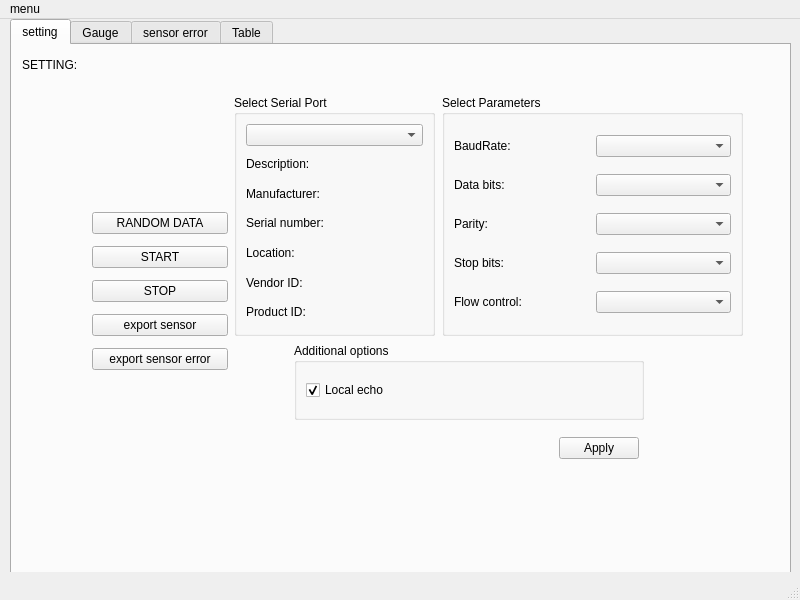
<?xml version="1.0" encoding="UTF-8"?>
<ui version="4.0">
 <class>MainWindow</class>
 <widget class="QMainWindow" name="MainWindow">
  <property name="geometry">
   <rect>
    <x>0</x>
    <y>0</y>
    <width>800</width>
    <height>600</height>
   </rect>
  </property>
  <property name="windowTitle">
   <string>MainWindow</string>
  </property>
  <widget class="QWidget" name="centralwidget">
   <widget class="QTabWidget" name="tabWidget">
    <property name="geometry">
     <rect>
      <x>10</x>
      <y>0</y>
      <width>781</width>
      <height>561</height>
     </rect>
    </property>
    <property name="currentIndex">
     <number>0</number>
    </property>
    <widget class="QWidget" name="tab">
     <attribute name="title">
      <string>setting</string>
     </attribute>
     <widget class="QLabel" name="label_2">
      <property name="geometry">
       <rect>
        <x>10</x>
        <y>10</y>
        <width>271</width>
        <height>20</height>
       </rect>
      </property>
      <property name="text">
       <string>SETTING:</string>
      </property>
     </widget>
     <widget class="QWidget" name="layoutWidget">
      <property name="geometry">
       <rect>
        <x>80</x>
        <y>161</y>
        <width>136</width>
        <height>175</height>
       </rect>
      </property>
      <layout class="QVBoxLayout" name="verticalLayout_2">
       <item>
        <widget class="QPushButton" name="setting_pbn">
         <property name="text">
          <string>RANDOM DATA</string>
         </property>
        </widget>
       </item>
       <item>
        <widget class="QPushButton" name="start_btn">
         <property name="text">
          <string>START</string>
         </property>
        </widget>
       </item>
       <item>
        <widget class="QPushButton" name="stop_btn">
         <property name="text">
          <string>STOP</string>
         </property>
        </widget>
       </item>
       <item>
        <widget class="QPushButton" name="export_pbn">
         <property name="text">
          <string>export sensor</string>
         </property>
        </widget>
       </item>
       <item>
        <widget class="QPushButton" name="export_pbn_2">
         <property name="text">
          <string>export sensor error</string>
         </property>
        </widget>
       </item>
      </layout>
     </widget>
     <widget class="QGroupBox" name="selectBox_2">
      <property name="geometry">
       <rect>
        <x>222</x>
        <y>50</y>
        <width>201</width>
        <height>241</height>
       </rect>
      </property>
      <property name="title">
       <string>Select Serial Port</string>
      </property>
      <layout class="QGridLayout" name="gridLayout_3">
       <item row="0" column="0">
        <widget class="QComboBox" name="serialPortInfoListBox"/>
       </item>
       <item row="1" column="0">
        <widget class="QLabel" name="descriptionLabel">
         <property name="text">
          <string>Description:</string>
         </property>
        </widget>
       </item>
       <item row="2" column="0">
        <widget class="QLabel" name="manufacturerLabel">
         <property name="text">
          <string>Manufacturer:</string>
         </property>
        </widget>
       </item>
       <item row="3" column="0">
        <widget class="QLabel" name="serialNumberLabel">
         <property name="text">
          <string>Serial number:</string>
         </property>
        </widget>
       </item>
       <item row="4" column="0">
        <widget class="QLabel" name="locationLabel">
         <property name="text">
          <string>Location:</string>
         </property>
        </widget>
       </item>
       <item row="5" column="0">
        <widget class="QLabel" name="vidLabel">
         <property name="text">
          <string>Vendor ID:</string>
         </property>
        </widget>
       </item>
       <item row="6" column="0">
        <widget class="QLabel" name="pidLabel">
         <property name="text">
          <string>Product ID:</string>
         </property>
        </widget>
       </item>
      </layout>
     </widget>
     <widget class="QWidget" name="layoutWidget_3">
      <property name="geometry">
       <rect>
        <x>442</x>
        <y>388</y>
        <width>185</width>
        <height>31</height>
       </rect>
      </property>
      <layout class="QHBoxLayout" name="horizontalLayout_3">
       <item>
        <spacer name="horizontalSpacer_2">
         <property name="orientation">
          <enum>Qt::Horizontal</enum>
         </property>
         <property name="sizeHint" stdset="0">
          <size>
           <width>96</width>
           <height>20</height>
          </size>
         </property>
        </spacer>
       </item>
       <item>
        <widget class="QPushButton" name="applyButton">
         <property name="text">
          <string>Apply</string>
         </property>
        </widget>
       </item>
      </layout>
     </widget>
     <widget class="QGroupBox" name="additionalOptionsGroupBox">
      <property name="geometry">
       <rect>
        <x>282</x>
        <y>298</y>
        <width>350</width>
        <height>77</height>
       </rect>
      </property>
      <property name="title">
       <string>Additional options</string>
      </property>
      <layout class="QVBoxLayout" name="verticalLayout_3">
       <item>
        <widget class="QCheckBox" name="localEchoCheckBox">
         <property name="text">
          <string>Local echo</string>
         </property>
         <property name="checked">
          <bool>true</bool>
         </property>
        </widget>
       </item>
      </layout>
     </widget>
     <widget class="QGroupBox" name="parametersBox">
      <property name="geometry">
       <rect>
        <x>430</x>
        <y>50</y>
        <width>301</width>
        <height>241</height>
       </rect>
      </property>
      <property name="title">
       <string>Select Parameters</string>
      </property>
      <layout class="QGridLayout" name="gridLayout_4">
       <item row="0" column="0">
        <widget class="QLabel" name="baudRateLabel">
         <property name="text">
          <string>BaudRate:</string>
         </property>
        </widget>
       </item>
       <item row="0" column="1">
        <widget class="QComboBox" name="baudRateBox"/>
       </item>
       <item row="1" column="0">
        <widget class="QLabel" name="dataBitsLabel">
         <property name="text">
          <string>Data bits:</string>
         </property>
        </widget>
       </item>
       <item row="1" column="1">
        <widget class="QComboBox" name="dataBitsBox"/>
       </item>
       <item row="2" column="0">
        <widget class="QLabel" name="parityLabel">
         <property name="text">
          <string>Parity:</string>
         </property>
        </widget>
       </item>
       <item row="2" column="1">
        <widget class="QComboBox" name="parityBox"/>
       </item>
       <item row="3" column="0">
        <widget class="QLabel" name="stopBitsLabel">
         <property name="text">
          <string>Stop bits:</string>
         </property>
        </widget>
       </item>
       <item row="3" column="1">
        <widget class="QComboBox" name="stopBitsBox"/>
       </item>
       <item row="4" column="0">
        <widget class="QLabel" name="flowControlLabel">
         <property name="text">
          <string>Flow control:</string>
         </property>
        </widget>
       </item>
       <item row="4" column="1">
        <widget class="QComboBox" name="flowControlBox"/>
       </item>
      </layout>
     </widget>
    </widget>
    <widget class="QWidget" name="tab_2">
     <attribute name="title">
      <string>Gauge</string>
     </attribute>
     <widget class="QWidget" name="horizontalLayoutWidget_2">
      <property name="geometry">
       <rect>
        <x>30</x>
        <y>10</y>
        <width>731</width>
        <height>251</height>
       </rect>
      </property>
      <layout class="QHBoxLayout" name="horizontalLayout_2"/>
     </widget>
     <widget class="QWidget" name="horizontalLayoutWidget_3">
      <property name="geometry">
       <rect>
        <x>30</x>
        <y>270</y>
        <width>731</width>
        <height>221</height>
       </rect>
      </property>
      <layout class="QHBoxLayout" name="horizontalLayout_4"/>
     </widget>
    </widget>
    <widget class="QWidget" name="tab_3">
     <attribute name="title">
      <string>sensor error</string>
     </attribute>
     <widget class="QWidget" name="layoutWidget">
      <property name="geometry">
       <rect>
        <x>40</x>
        <y>130</y>
        <width>644</width>
        <height>194</height>
       </rect>
      </property>
      <layout class="QVBoxLayout" name="verticalLayout">
       <item>
        <layout class="QHBoxLayout" name="horizontalLayout">
         <item>
          <widget class="QRadioButton" name="oil_pressure_rdbtn">
           <property name="text">
            <string>Oil Pressure</string>
           </property>
           <property name="autoExclusive">
            <bool>false</bool>
           </property>
          </widget>
         </item>
         <item>
          <widget class="QRadioButton" name="oil_temprature_rdbtn">
           <property name="text">
            <string>Oil Temprature</string>
           </property>
           <property name="autoExclusive">
            <bool>false</bool>
           </property>
          </widget>
         </item>
         <item>
          <widget class="QRadioButton" name="fuel_flow_rdbtn">
           <property name="text">
            <string>Fuel Flow</string>
           </property>
           <property name="autoExclusive">
            <bool>false</bool>
           </property>
          </widget>
         </item>
         <item>
          <widget class="QRadioButton" name="fuel_rdbtn">
           <property name="text">
            <string>Fuel</string>
           </property>
           <property name="autoExclusive">
            <bool>false</bool>
           </property>
          </widget>
         </item>
         <item>
          <widget class="QRadioButton" name="EGT_rdbtn">
           <property name="text">
            <string>EGT</string>
           </property>
           <property name="autoExclusive">
            <bool>false</bool>
           </property>
          </widget>
         </item>
        </layout>
       </item>
       <item>
        <spacer name="verticalSpacer">
         <property name="orientation">
          <enum>Qt::Vertical</enum>
         </property>
         <property name="sizeHint" stdset="0">
          <size>
           <width>20</width>
           <height>40</height>
          </size>
         </property>
        </spacer>
       </item>
       <item>
        <layout class="QHBoxLayout" name="horizontalLayout_5">
         <item>
          <widget class="QRadioButton" name="torque_rdbtn">
           <property name="text">
            <string>Torque</string>
           </property>
           <property name="autoExclusive">
            <bool>false</bool>
           </property>
          </widget>
         </item>
         <item>
          <widget class="QRadioButton" name="indicated_power_rdbtn">
           <property name="text">
            <string>Indicated Power</string>
           </property>
           <property name="autoExclusive">
            <bool>false</bool>
           </property>
          </widget>
         </item>
         <item>
          <widget class="QRadioButton" name="frictional_power_rdbtn">
           <property name="text">
            <string>Frictional Power</string>
           </property>
           <property name="autoExclusive">
            <bool>false</bool>
           </property>
          </widget>
         </item>
         <item>
          <widget class="QRadioButton" name="thermal_efficiency_rdbtn">
           <property name="text">
            <string>Thermal efficiency</string>
           </property>
           <property name="autoExclusive">
            <bool>false</bool>
           </property>
          </widget>
         </item>
         <item>
          <widget class="QRadioButton" name="airfuel_ratio_rdbtn">
           <property name="text">
            <string>Air-fuel Ratio</string>
           </property>
           <property name="autoExclusive">
            <bool>false</bool>
           </property>
          </widget>
         </item>
        </layout>
       </item>
       <item>
        <spacer name="verticalSpacer_2">
         <property name="orientation">
          <enum>Qt::Vertical</enum>
         </property>
         <property name="sizeHint" stdset="0">
          <size>
           <width>20</width>
           <height>40</height>
          </size>
         </property>
        </spacer>
       </item>
       <item>
        <layout class="QHBoxLayout" name="horizontalLayout_6">
         <item>
          <widget class="QRadioButton" name="motor_speed_rdbtn">
           <property name="text">
            <string>Motor Speed</string>
           </property>
           <property name="autoExclusive">
            <bool>false</bool>
           </property>
          </widget>
         </item>
         <item>
          <widget class="QRadioButton" name="output_air_speed_rdbtn">
           <property name="text">
            <string>Output Air Speed</string>
           </property>
           <property name="autoExclusive">
            <bool>false</bool>
           </property>
          </widget>
         </item>
         <item>
          <widget class="QRadioButton" name="vibration_rdbtn">
           <property name="text">
            <string>Vibration</string>
           </property>
           <property name="autoExclusive">
            <bool>false</bool>
           </property>
          </widget>
         </item>
         <item>
          <widget class="QRadioButton" name="body_temp_rdbtn">
           <property name="text">
            <string>Body Temp</string>
           </property>
           <property name="autoExclusive">
            <bool>false</bool>
           </property>
          </widget>
         </item>
         <item>
          <widget class="QRadioButton" name="air_temp_rdbtn">
           <property name="text">
            <string>Air Temp</string>
           </property>
           <property name="autoExclusive">
            <bool>false</bool>
           </property>
          </widget>
         </item>
        </layout>
       </item>
      </layout>
     </widget>
    </widget>
    <widget class="QWidget" name="tab_4">
     <attribute name="title">
      <string>Table</string>
     </attribute>
     <widget class="QTableWidget" name="tableWidget">
      <property name="geometry">
       <rect>
        <x>30</x>
        <y>50</y>
        <width>691</width>
        <height>191</height>
       </rect>
      </property>
      <column>
       <property name="text">
        <string>Message</string>
       </property>
      </column>
      <column>
       <property name="text">
        <string>OIL PRESSURE</string>
       </property>
      </column>
      <column>
       <property name="text">
        <string>OIL TEMPRATURE</string>
       </property>
      </column>
      <column>
       <property name="text">
        <string>FUEL FLOW</string>
       </property>
      </column>
      <column>
       <property name="text">
        <string>FUEL</string>
       </property>
      </column>
      <column>
       <property name="text">
        <string>EGT</string>
       </property>
      </column>
      <column>
       <property name="text">
        <string>TORQUE</string>
       </property>
      </column>
      <column>
       <property name="text">
        <string>INDICATED POWER</string>
       </property>
      </column>
      <column>
       <property name="text">
        <string>Frictional Power</string>
       </property>
      </column>
      <column>
       <property name="text">
        <string>Thermal Efficiency</string>
       </property>
      </column>
      <column>
       <property name="text">
        <string>Air-fuel Ratio</string>
       </property>
      </column>
      <column>
       <property name="text">
        <string>MOTOR SPEED</string>
       </property>
      </column>
      <column>
       <property name="text">
        <string>OUTPUT AIR SPEED</string>
       </property>
      </column>
      <column>
       <property name="text">
        <string>VIBRATION</string>
       </property>
      </column>
      <column>
       <property name="text">
        <string>BODY TEMP</string>
       </property>
      </column>
     </widget>
     <widget class="QTableWidget" name="tableWidget_2">
      <property name="geometry">
       <rect>
        <x>30</x>
        <y>310</y>
        <width>691</width>
        <height>171</height>
       </rect>
      </property>
      <column>
       <property name="text">
        <string>Message</string>
       </property>
      </column>
      <column>
       <property name="text">
        <string>FUEL FLOW</string>
       </property>
      </column>
      <column>
       <property name="text">
        <string>FUEL</string>
       </property>
      </column>
      <column>
       <property name="text">
        <string>EGT</string>
       </property>
      </column>
      <column>
       <property name="text">
        <string>TORQUE</string>
       </property>
      </column>
      <column>
       <property name="text">
        <string>INDECATED POWER</string>
       </property>
      </column>
      <column>
       <property name="text">
        <string>Frictional Power</string>
       </property>
      </column>
      <column>
       <property name="text">
        <string>Thermal Efficiency</string>
       </property>
      </column>
      <column>
       <property name="text">
        <string>Air-fuel Ratio</string>
       </property>
      </column>
      <column>
       <property name="text">
        <string>MOTOR SPEED</string>
       </property>
      </column>
      <column>
       <property name="text">
        <string>OUTPUT AIR SPEED</string>
       </property>
      </column>
      <column>
       <property name="text">
        <string>VIBRATION</string>
       </property>
      </column>
      <column>
       <property name="text">
        <string>AIR TEMP</string>
       </property>
      </column>
     </widget>
     <widget class="QLabel" name="label">
      <property name="geometry">
       <rect>
        <x>40</x>
        <y>20</y>
        <width>101</width>
        <height>20</height>
       </rect>
      </property>
      <property name="text">
       <string>sensor data:</string>
      </property>
     </widget>
     <widget class="QLabel" name="label_3">
      <property name="geometry">
       <rect>
        <x>40</x>
        <y>270</y>
        <width>151</width>
        <height>20</height>
       </rect>
      </property>
      <property name="text">
       <string>sensor error data:</string>
      </property>
     </widget>
     <widget class="QPushButton" name="pushButton">
      <property name="geometry">
       <rect>
        <x>580</x>
        <y>260</y>
        <width>111</width>
        <height>31</height>
       </rect>
      </property>
      <property name="text">
       <string>clear tables</string>
      </property>
     </widget>
    </widget>
   </widget>
  </widget>
  <widget class="QMenuBar" name="menubar">
   <property name="geometry">
    <rect>
     <x>0</x>
     <y>0</y>
     <width>800</width>
     <height>25</height>
    </rect>
   </property>
   <widget class="QMenu" name="menuabout">
    <property name="title">
     <string>menu</string>
    </property>
    <widget class="QMenu" name="menutheme">
     <property name="title">
      <string>theme</string>
     </property>
     <addaction name="separator"/>
     <addaction name="actionblack"/>
     <addaction name="actionwhite"/>
     <addaction name="actiondark"/>
    </widget>
    <addaction name="separator"/>
    <addaction name="menutheme"/>
   </widget>
   <addaction name="menuabout"/>
  </widget>
  <widget class="QStatusBar" name="statusbar">
   <property name="font">
    <font>
     <family>B Masjed</family>
     <pointsize>12</pointsize>
    </font>
   </property>
  </widget>
  <action name="actionabout_1">
   <property name="text">
    <string>about_1</string>
   </property>
  </action>
  <action name="actionblack">
   <property name="text">
    <string>black</string>
   </property>
  </action>
  <action name="actionwhite">
   <property name="text">
    <string>white</string>
   </property>
  </action>
  <action name="actiondark">
   <property name="text">
    <string>dark</string>
   </property>
  </action>
 </widget>
 <resources/>
 <connections/>
</ui>
